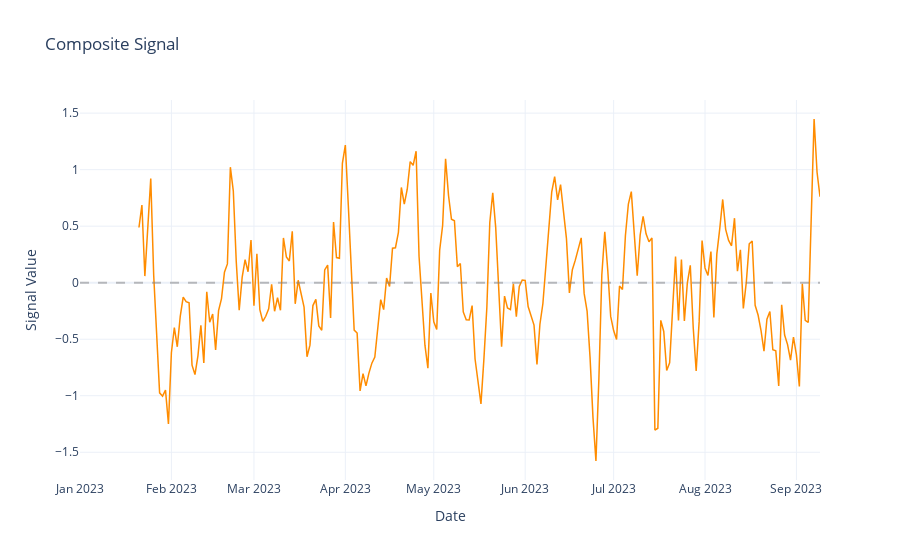

Notebook cell for this chart:
### Markdown cell above
## 6. Visualize Signals

Plot individual signals and composite score to understand strategy drivers.

### Code cell
# Plot composite signal
fig_signal = plot_signal(
    signal=market_data["composite_signal"],
    title="Composite Signal"
)
fig_signal.show()

print("✅ Signal visualization complete")

### Figure 1 — Plotly figure (JSON) as saved in the notebook; plotly's stock layout.template omitted (floating-point values rounded to 4 significant figures; data arrays with more than 128 entries replaced by an {"elided": "..."} marker saying what was removed)
{"data": [{"hovertemplate": "Date=%{x}<br>Signal Value=%{y}<extra></extra>", "legendgroup": "", "line": {"color": "darkorange", "dash": "solid", "width": 1.5}, "marker": {"symbol": "circle"}, "mode": "lines", "name": "", "orientation": "v", "showlegend": false, "type": "scatter", "x": {"elided": "252 str values"}, "xaxis": "x", "y": {"elided": "252 float values"}, "yaxis": "y"}], "layout": {"hovermode": "x unified", "legend": {"tracegroupgap": 0}, "shapes": [{"line": {"color": "gray", "dash": "dash"}, "opacity": 0.5, "type": "line", "x0": 0, "x1": 1, "xref": "x domain", "y0": 0, "y1": 0, "yref": "y"}], "showlegend": false, "title": {"text": "Composite Signal"}, "xaxis": {"anchor": "y", "domain": [0, 1], "title": {"text": "Date"}}, "yaxis": {"anchor": "x", "domain": [0, 1], "title": {"text": "Signal Value"}}}}
